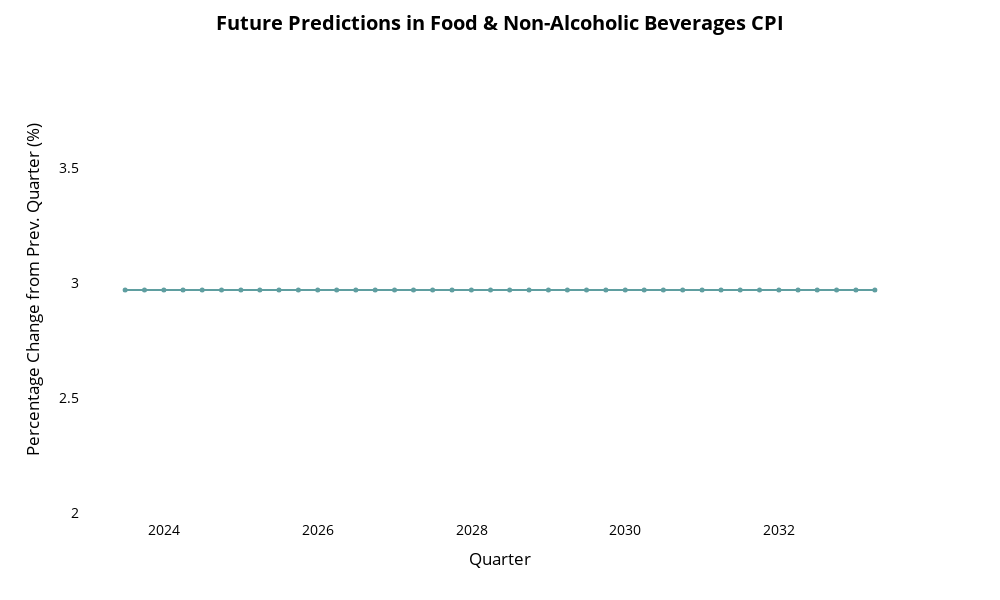

The cell this chart's notebook holds for it:
### Code cell
import plotly.express as px

# Predict the future
fnab_future_w_features['pred'] = reg.predict(fnab_future_w_features[FEATURES])

# Create an interactive plot with Plotly Express
fig = px.line(fnab_future_w_features, x=fnab_future_w_features.index, y='pred', labels={'pred': 'Food & Non-Alcoholic Beverages CPI'})
fig.update_traces(mode='lines+markers', marker=dict(size=5, color='cadetblue'), line=dict(color='cadetblue'))
fig.update_layout(
    title='<b>Future Predictions in Food & Non-Alcoholic Beverages CPI</b>',
    title_x=0.5,  # Center the title
    xaxis_title='Quarter',
    yaxis_title='Percentage Change from Prev. Quarter (%)',
    legend_title='Legend',
    font=dict(size=14, color='black'),
    showlegend=True,
    xaxis=dict(showgrid=False),
    yaxis=dict(showgrid=False),
    paper_bgcolor='white',
    plot_bgcolor='white',
    hovermode='x unified',
    height=600,  # Set the height
    width=1000,   # Set the width
)
fig.update_traces(hovertemplate='Quarter: %{x}<br>Percentage Change: %{y:.2f}%')  # Update hover template

fig.show()

### Figure 1 — Plotly figure (JSON) as saved in the notebook; plotly's stock layout.template omitted (floating-point values rounded to 4 significant figures)
{"data": [{"hovertemplate": "Quarter: %{x}<br>Percentage Change: %{y:.2f}%", "legendgroup": "", "line": {"color": "cadetblue", "dash": "solid"}, "marker": {"color": "cadetblue", "size": 5, "symbol": "circle"}, "mode": "lines+markers", "name": "", "orientation": "v", "showlegend": false, "type": "scatter", "x": ["2023-06-30T00:00:00", "2023-09-30T00:00:00", "2023-12-31T00:00:00", "2024-03-31T00:00:00", "2024-06-30T00:00:00", "2024-09-30T00:00:00", "2024-12-31T00:00:00", "2025-03-31T00:00:00", "2025-06-30T00:00:00", "2025-09-30T00:00:00", "2025-12-31T00:00:00", "2026-03-31T00:00:00", "2026-06-30T00:00:00", "2026-09-30T00:00:00", "2026-12-31T00:00:00", "2027-03-31T00:00:00", "2027-06-30T00:00:00", "2027-09-30T00:00:00", "2027-12-31T00:00:00", "2028-03-31T00:00:00", "2028-06-30T00:00:00", "2028-09-30T00:00:00", "2028-12-31T00:00:00", "2029-03-31T00:00:00", "2029-06-30T00:00:00", "2029-09-30T00:00:00", "2029-12-31T00:00:00", "2030-03-31T00:00:00", "2030-06-30T00:00:00", "2030-09-30T00:00:00", "2030-12-31T00:00:00", "2031-03-31T00:00:00", "2031-06-30T00:00:00", "2031-09-30T00:00:00", "2031-12-31T00:00:00", "2032-03-31T00:00:00", "2032-06-30T00:00:00", "2032-09-30T00:00:00", "2032-12-31T00:00:00", "2033-03-31T00:00:00"], "xaxis": "x", "y": [2.971, 2.971, 2.971, 2.971, 2.971, 2.971, 2.971, 2.971, 2.971, 2.971, 2.971, 2.971, 2.971, 2.971, 2.971, 2.971, 2.971, 2.971, 2.971, 2.971, 2.971, 2.971, 2.971, 2.971, 2.971, 2.971, 2.971, 2.971, 2.971, 2.971, 2.971, 2.971, 2.971, 2.971, 2.971, 2.971, 2.971, 2.971, 2.971, 2.971], "yaxis": "y"}], "layout": {"font": {"color": "black", "size": 14}, "height": 600, "hovermode": "x unified", "legend": {"title": {"text": "Legend"}, "tracegroupgap": 0}, "margin": {"t": 60}, "paper_bgcolor": "white", "plot_bgcolor": "white", "showlegend": true, "title": {"text": "<b>Future Predictions in Food & Non-Alcoholic Beverages CPI</b>", "x": 0.5}, "width": 1000, "xaxis": {"anchor": "y", "domain": [0, 1], "showgrid": false, "title": {"text": "Quarter"}}, "yaxis": {"anchor": "x", "domain": [0, 1], "showgrid": false, "title": {"text": "Percentage Change from Prev. Quarter (%)"}}}}
